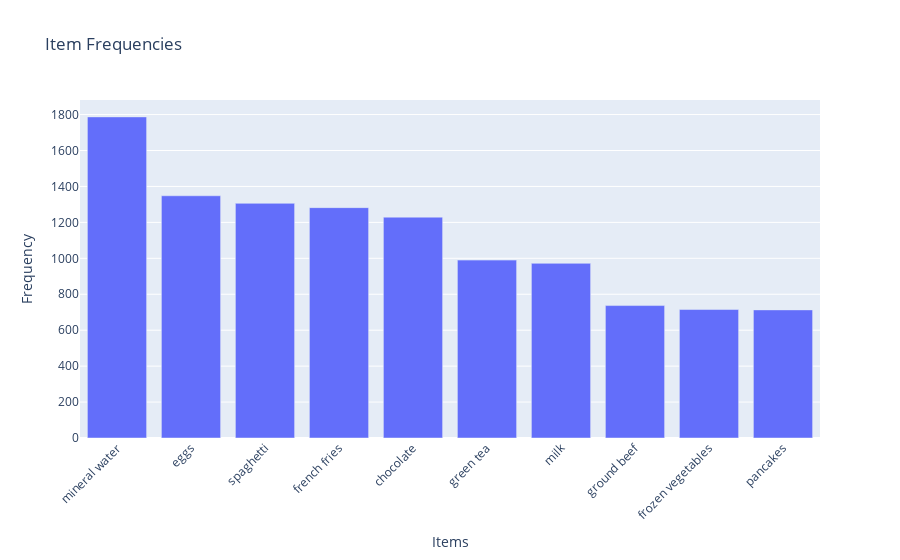

The notebook cell this image was saved under:
### Code cell
# Create a bar plot of the top 10 only
fig = px.bar(x=item_freq.index[:10], y=item_freq.values[:10], labels={'x': 'Items', 'y': 'Frequency'}, title='Item Frequencies')
fig.update_xaxes(tickangle=-45)
fig.show()

### Figure 1 — Plotly figure (JSON) as saved in the notebook; plotly's stock layout.template omitted (floating-point values rounded to 4 significant figures)
{"data": [{"hovertemplate": "Items=%{x}<br>Frequency=%{y}<extra></extra>", "legendgroup": "", "marker": {"color": "#636efa", "pattern": {"shape": ""}}, "name": "", "orientation": "v", "showlegend": false, "textposition": "auto", "type": "bar", "x": ["mineral water", "eggs", "spaghetti", "french fries", "chocolate", "green tea", "milk", "ground beef", "frozen vegetables", "pancakes"], "xaxis": "x", "y": [1787, 1348, 1306, 1282, 1229, 990, 972, 737, 715, 713], "yaxis": "y"}], "layout": {"barmode": "relative", "legend": {"tracegroupgap": 0}, "title": {"text": "Item Frequencies"}, "xaxis": {"anchor": "y", "domain": [0, 1], "tickangle": -45, "title": {"text": "Items"}}, "yaxis": {"anchor": "x", "domain": [0, 1], "title": {"text": "Frequency"}}}}
